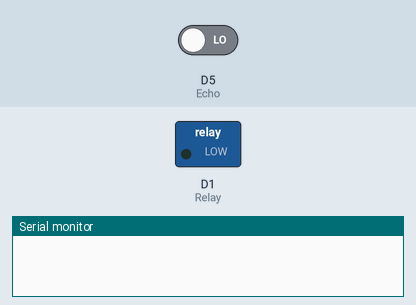
Simulated run of this sketch. Board: ESP8266 (NodeMCU). Parts: switched loads named in the sketch (green lamp = pin HIGH), the last lines printed to the serial monitor. Inputs (shaded band) come from the test bench; at power-on: D5 (Echo) LOW. Pins used as bus, display or sensor lines are not drawn.

Above: at 0.1 s.
At 1.1 s:
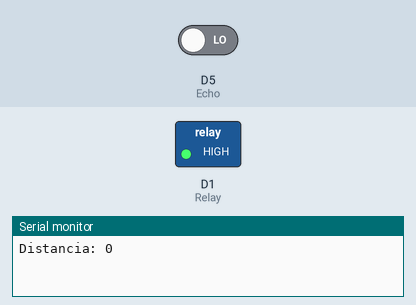
Timing chart, 0 to 2.6 s (numbered marks = the images above):
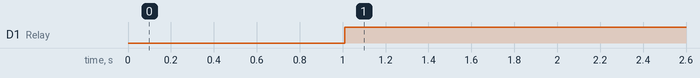

Measured:
- by itself, D1 (Relay): LOW → HIGH at 1.0 s

The sketch:

distancia_ultrasonico.ino
```cpp
#define Trigger D2
#define Echo D5
#define Relay D1

void setup() {
  Serial.begin(9600);
  pinMode(Echo, INPUT);
  pinMode(Trigger, OUTPUT);
  pinMode(Relay, OUTPUT);

  digitalWrite(Trigger, LOW);
}

void loop() {
  digitalWrite(Trigger, HIGH);
  delay(10);
  digitalWrite(Trigger, LOW);
  long analogValue = pulseIn(Echo, HIGH);
  long distance = analogValue / 59;

  Serial.printf("Distancia: %ld\n", distance);
  if (distance < 100) {
    digitalWrite(Relay, HIGH);
    delay(5000);
  } else {
    digitalWrite(Relay, LOW);
    delay(500);
  }
}
```
